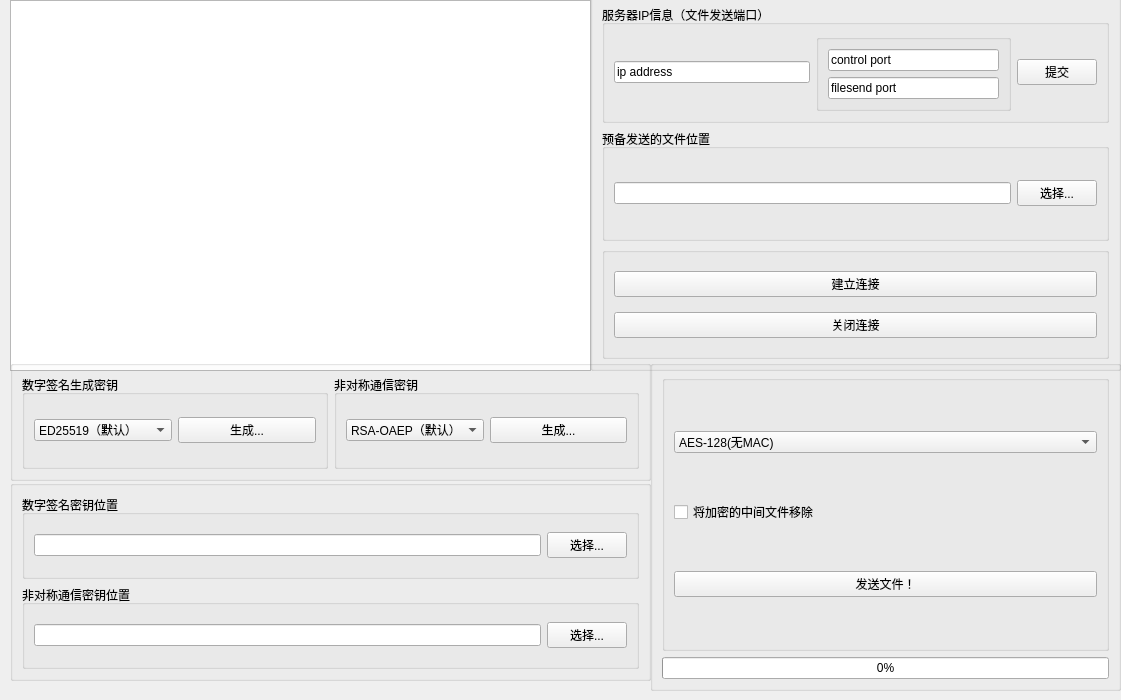
<?xml version="1.0" encoding="UTF-8"?>
<ui version="4.0">
 <class>CryptoClient</class>
 <widget class="QWidget" name="CryptoClient">
  <property name="geometry">
   <rect>
    <x>0</x>
    <y>0</y>
    <width>1121</width>
    <height>700</height>
   </rect>
  </property>
  <property name="windowTitle">
   <string>CryptoClient</string>
  </property>
  <widget class="QTextBrowser" name="textBrowser">
   <property name="geometry">
    <rect>
     <x>10</x>
     <y>0</y>
     <width>581</width>
     <height>371</height>
    </rect>
   </property>
  </widget>
  <widget class="QGroupBox" name="groupBox_Option">
   <property name="geometry">
    <rect>
     <x>590</x>
     <y>-10</y>
     <width>531</width>
     <height>381</height>
    </rect>
   </property>
   <property name="title">
    <string/>
   </property>
   <layout class="QVBoxLayout" name="verticalLayout">
    <item>
     <widget class="QGroupBox" name="groupBox_IP">
      <property name="title">
       <string>服务器IP信息（文件发送端口）</string>
      </property>
      <layout class="QHBoxLayout" name="horizontalLayout_3">
       <item>
        <widget class="QLineEdit" name="lineEdit_IP">
         <property name="text">
          <string>ip address</string>
         </property>
        </widget>
       </item>
       <item>
        <widget class="QGroupBox" name="groupBox">
         <property name="title">
          <string/>
         </property>
         <layout class="QVBoxLayout" name="verticalLayout_3">
          <item>
           <widget class="QLineEdit" name="lineEdit_ControlPort">
            <property name="text">
             <string>control port</string>
            </property>
           </widget>
          </item>
          <item>
           <widget class="QLineEdit" name="lineEdit_FilePort">
            <property name="text">
             <string>filesend port</string>
            </property>
           </widget>
          </item>
         </layout>
        </widget>
       </item>
       <item>
        <widget class="QPushButton" name="pushButton_IP">
         <property name="text">
          <string>提交</string>
         </property>
        </widget>
       </item>
      </layout>
     </widget>
    </item>
    <item>
     <widget class="QGroupBox" name="groupBox_File">
      <property name="title">
       <string>预备发送的文件位置</string>
      </property>
      <layout class="QHBoxLayout" name="horizontalLayout_2">
       <item>
        <widget class="QLineEdit" name="lineEdit_File"/>
       </item>
       <item>
        <widget class="QPushButton" name="pushButton_File">
         <property name="text">
          <string>选择...</string>
         </property>
        </widget>
       </item>
      </layout>
     </widget>
    </item>
    <item>
     <widget class="QGroupBox" name="groupBox_Operate">
      <property name="title">
       <string/>
      </property>
      <layout class="QVBoxLayout" name="verticalLayout_2">
       <item>
        <widget class="QPushButton" name="pushButton_Connect">
         <property name="text">
          <string>建立连接</string>
         </property>
        </widget>
       </item>
       <item>
        <widget class="QPushButton" name="pushButton_Disconnect">
         <property name="text">
          <string>关闭连接</string>
         </property>
        </widget>
       </item>
      </layout>
     </widget>
    </item>
   </layout>
  </widget>
  <widget class="QGroupBox" name="groupBox_PublicKeyGenerate">
   <property name="geometry">
    <rect>
     <x>10</x>
     <y>360</y>
     <width>641</width>
     <height>121</height>
    </rect>
   </property>
   <property name="title">
    <string/>
   </property>
   <layout class="QHBoxLayout" name="horizontalLayout">
    <item>
     <widget class="QGroupBox" name="groupBox_DigitalSignature">
      <property name="title">
       <string>数字签名生成密钥</string>
      </property>
      <layout class="QHBoxLayout" name="horizontalLayout_6">
       <item>
        <widget class="QComboBox" name="comboBox_DigitalOption">
         <item>
          <property name="text">
           <string>ED25519（默认）</string>
          </property>
         </item>
        </widget>
       </item>
       <item>
        <widget class="QPushButton" name="pushButton_DigitalKeyGenerate">
         <property name="text">
          <string>生成...</string>
         </property>
        </widget>
       </item>
      </layout>
     </widget>
    </item>
    <item>
     <widget class="QGroupBox" name="groupBox_PublicConnect">
      <property name="title">
       <string>非对称通信密钥</string>
      </property>
      <layout class="QHBoxLayout" name="horizontalLayout_5">
       <item>
        <widget class="QComboBox" name="comboBox_PublicConnectOption">
         <item>
          <property name="text">
           <string>RSA-OAEP（默认）</string>
          </property>
         </item>
         <item>
          <property name="text">
           <string>DH</string>
          </property>
         </item>
        </widget>
       </item>
       <item>
        <widget class="QPushButton" name="pushButton_PublicConnectGenerate">
         <property name="text">
          <string>生成...</string>
         </property>
        </widget>
       </item>
      </layout>
     </widget>
    </item>
   </layout>
  </widget>
  <widget class="QGroupBox" name="groupBox_PrivateKey">
   <property name="geometry">
    <rect>
     <x>650</x>
     <y>360</y>
     <width>471</width>
     <height>331</height>
    </rect>
   </property>
   <property name="title">
    <string/>
   </property>
   <layout class="QVBoxLayout" name="verticalLayout_5">
    <item>
     <widget class="QGroupBox" name="groupBox_PrivateOption">
      <property name="title">
       <string/>
      </property>
      <layout class="QVBoxLayout" name="verticalLayout_6">
       <item>
        <widget class="QComboBox" name="comboBox_PrivateOption">
         <item>
          <property name="text">
           <string>AES-128(无MAC)</string>
          </property>
         </item>
         <item>
          <property name="text">
           <string>GCM</string>
          </property>
         </item>
        </widget>
       </item>
       <item>
        <widget class="QCheckBox" name="checkBox_RemoveFile">
         <property name="text">
          <string>将加密的中间文件移除</string>
         </property>
        </widget>
       </item>
       <item>
        <widget class="QPushButton" name="pushButton_SendFile">
         <property name="text">
          <string>发送文件！</string>
         </property>
        </widget>
       </item>
      </layout>
     </widget>
    </item>
    <item>
     <widget class="QProgressBar" name="progressBar">
      <property name="value">
       <number>0</number>
      </property>
     </widget>
    </item>
   </layout>
  </widget>
  <widget class="QGroupBox" name="groupBox_PublicKeyPosition">
   <property name="geometry">
    <rect>
     <x>10</x>
     <y>480</y>
     <width>641</width>
     <height>201</height>
    </rect>
   </property>
   <property name="title">
    <string/>
   </property>
   <layout class="QVBoxLayout" name="verticalLayout_4">
    <item>
     <widget class="QGroupBox" name="groupBox_DigitalKeyPosition">
      <property name="title">
       <string>数字签名密钥位置</string>
      </property>
      <layout class="QHBoxLayout" name="horizontalLayout_4">
       <item>
        <widget class="QLineEdit" name="lineEdit_DigitalKeyPosition"/>
       </item>
       <item>
        <widget class="QPushButton" name="pushButton_DigitalKeyPosition">
         <property name="text">
          <string>选择...</string>
         </property>
        </widget>
       </item>
      </layout>
     </widget>
    </item>
    <item>
     <widget class="QGroupBox" name="groupBox_PublicConnectPosition">
      <property name="title">
       <string>非对称通信密钥位置</string>
      </property>
      <layout class="QHBoxLayout" name="horizontalLayout_8">
       <item>
        <widget class="QLineEdit" name="lineEdit_PublicConnectPosition"/>
       </item>
       <item>
        <widget class="QPushButton" name="pushButton_PublicConnectPosition">
         <property name="text">
          <string>选择...</string>
         </property>
        </widget>
       </item>
      </layout>
     </widget>
    </item>
   </layout>
  </widget>
 </widget>
 <resources/>
 <connections/>
</ui>
